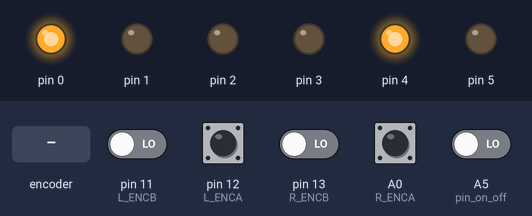
The program below on a simulated Teensy 4. On the bench: output pins drawn as LEDs (lit = HIGH). The test bench sets the inputs (shaded band); at power-on: A0 (R_ENCA), pin 12 (L_ENCA) HIGH, A5 (pin_on_off), pin 11 (L_ENCB), pin 13 (R_ENCB) LOW. What the program prints to the serial monitor is not drawn.

Above: at 1.2 s.
1.3 s: rotary encoder on pin 12 (L_ENCA) / pin 11 (L_ENCB) turned 3 steps (first pin leading)
At 2.7 s:
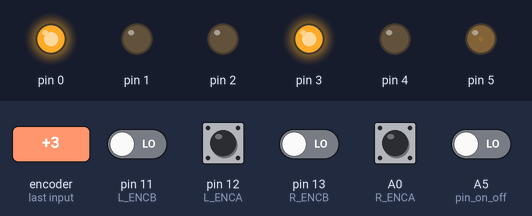
4.3 s: A5 (pin_on_off) driven HIGH
At 4.7 s:
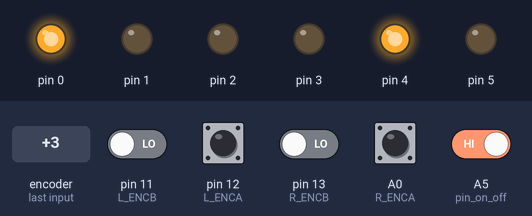
8.8 s: A0 (R_ENCA) pulsed LOW 5 times (0.12 s each, 0.3 s apart)
At 9.45 s:
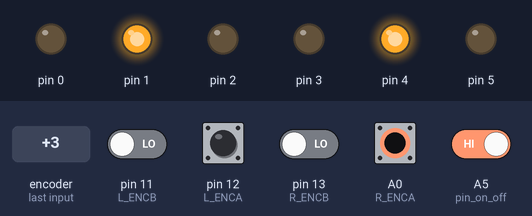
11.8 s: rotary encoder on pin 12 (L_ENCA) / pin 11 (L_ENCB) turned 3 steps (first pin leading)
Timing chart, 0 to 13.1 s (numbered marks = the images above; inputs shaded):
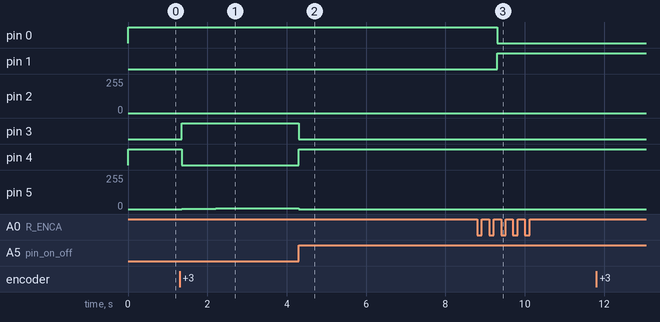

The program:

main.cpp
```cpp
#include <Arduino.h>
#include <rolling_basis.h>
#include <util/atomic.h>

// Mouvement params
#define ACTION_ERROR_AUTH 20
#define TRAJECTORY_PRECISION 40
#define NEXT_POSITION_DELAY 10000
#define INACTIVE_DELAY 400000

// Creation Rolling Basis
#define ENCODER_RESOLUTION 1024
#define CENTER_DISTANCE 27.07
#define WHEEL_DIAMETER 6.1

// Motor Left
#define L_ENCA 12
#define L_ENCB 11
#define L_PWM 5
#define L_IN2 3
#define L_IN1 4

// Motor Right
#define R_ENCA 14
#define R_ENCB 13
#define R_PWM 2
#define R_IN2 1
#define R_IN1 0

float kp = 1.0;
float ki = 0.5; // 0003
float kd = 0.0;
byte max_pwm = 100;

Rolling_Basis *rolling_basis_ptr = new Rolling_Basis(ENCODER_RESOLUTION, CENTER_DISTANCE, WHEEL_DIAMETER, max_pwm, TRAJECTORY_PRECISION, INACTIVE_DELAY);

#define BALADE_SIZE 4
short action_index = 0;

Action action0 = create_action(0.0, 0.0  , NEXT_POSITION_DELAY, ACTION_ERROR_AUTH);
Action action1 = create_action(50.0, 0.0 , NEXT_POSITION_DELAY, ACTION_ERROR_AUTH);
Action action2 = create_action(50.0, 20.0, NEXT_POSITION_DELAY, ACTION_ERROR_AUTH);
Action action3 = create_action(0.0, 0.0, NEXT_POSITION_DELAY, ACTION_ERROR_AUTH);
/*
Action action2 = create_action(50.0, 20.0, NEXT_POSITION_DELAY, ACTION_ERROR_AUTH);
Action action3 = create_action(50.0, 0.0, NEXT_POSITION_DELAY, ACTION_ERROR_AUTH);
*/

Action balade_model[BALADE_SIZE] = {action0, action1, action2, action3};
Action balade[BALADE_SIZE];

/******* Attach Interrupt *******/
inline void left_motor_read_encoder()
{
  if (digitalRead(L_ENCB) > 0)
    rolling_basis_ptr->left_motor->ticks++;
  else
    rolling_basis_ptr->left_motor->ticks--;
}

inline void right_motor_read_encoder()
{
  if (digitalRead(R_ENCB) > 0)
    rolling_basis_ptr->right_motor->ticks++;
  else
    rolling_basis_ptr->right_motor->ticks--;
}

// Pin ON / OFF
byte pin_on_off = 19;

// Globales variables
long right_ticks = 0;
long left_ticks = 0;

// Return to start position delay
int return_start_position_delay = 400000;
Action return_to_start_position = create_action(0.0, 0.0, NEXT_POSITION_DELAY, ACTION_ERROR_AUTH);

void setup()
{
  Serial.begin(9600);
  pinMode(pin_on_off, INPUT);

  // motors init
  analogWriteFrequency(R_PWM, 60000);
  analogWriteFrequency(L_PWM, 60000);

  rolling_basis_ptr->init_right_motor(R_IN1, R_IN2, R_PWM, R_ENCA, R_ENCB, kp, kd, ki, 1.0, 0);
  rolling_basis_ptr->init_left_motor(L_IN1, L_IN2, L_PWM, L_ENCA, L_ENCB, kp, kd, ki, 1.0, 0);
  rolling_basis_ptr->init_motors();
  attachInterrupt(digitalPinToInterrupt(L_ENCA), left_motor_read_encoder, RISING);
  attachInterrupt(digitalPinToInterrupt(R_ENCA), right_motor_read_encoder, RISING);

  // Init balade
  memcpy(balade, balade_model, sizeof(Action) * BALADE_SIZE);
}

void loop()
{
  rolling_basis_ptr->odometrie_handle();
  // Authorize to move ?
  if (digitalRead(pin_on_off))
  {
    // Must return to start position ?
    if (millis() > (long)return_start_position_delay)
      rolling_basis_ptr->action_handle(&return_to_start_position);
    // Do classic trajectory
    else if (action_index < BALADE_SIZE)
    {
      ATOMIC_BLOCK(ATOMIC_RESTORESTATE)
      {
        right_ticks = rolling_basis_ptr->right_motor->ticks;
        left_ticks = rolling_basis_ptr->left_motor->ticks;
      }

      // If there is an action to complete
      if (0 <= action_index && action_index < BALADE_SIZE)
        rolling_basis_ptr->action_handle(&balade[action_index]);

      // Next coords if the current is done
      if (balade[action_index].start_rotation == false && balade[action_index].move_forward == false && balade[action_index].end_rotation == false)
        action_index++;
    }
    else
      rolling_basis_ptr->keep_current_position(right_ticks, left_ticks);
  }
  else
    rolling_basis_ptr->keep_current_position(right_ticks, left_ticks);

  /*
    // No out of range
  if (action_index >= BALADE_SIZE)
  {
    action_index = 0;
    memcpy(balade, balade_model, sizeof(Action) * BALADE_SIZE);
  }
  */
  byte mvt_state = 0;
  if (balade[action_index].start_rotation) mvt_state = 0;
  if (balade[action_index].move_forward)   mvt_state = 1;
  if (balade[action_index].end_rotation)   mvt_state = 2;

  Serial.println(
      // String("RIGHT :") + String(rolling_basis_ptr->right_motor->ticks) +
      // String(" LEFT :") + String(rolling_basis_ptr->left_motor->ticks) +
      String(" CURSOR ") + String(balade[action_index].ticks_cursor) +
      String(" TICKS ") + String(balade[action_index].ticks) +
      String(" TRIGHT ") + String(balade[action_index].ticks_cursor - abs(rolling_basis_ptr->right_motor->ticks - balade[action_index].right_ref)) +
      String(" TLEFT ") + String(balade[action_index].ticks_cursor - abs(rolling_basis_ptr->left_motor->ticks - balade[action_index].left_ref)) +
      String(" X ") + String(rolling_basis_ptr->X) + String(" Y ") +
      String(rolling_basis_ptr->Y) + String(" THETA ") +
      String(rolling_basis_ptr->THETA) + String(" Action -> ") +
      String(action_index) + String(" cpt -> ") +
      String(balade[action_index].end_movement_cpt) +
      String(" ssState ") + String(mvt_state) +
      String(" State ") + String(digitalRead(pin_on_off))
  );
}
```

Measured:
- after the input at 1.3 s, pin 3: LOW → HIGH after 0.05 s; pin 4: HIGH → LOW after 0.05 s; pin 5: moves from 0/255 to 7/255 over 2.9 s, starting after 0.05 s
- after the input at 4.3 s, pin 3: HIGH → LOW at once; pin 4: LOW → HIGH at once
- after the input at 8.8 s, pin 2, pin 5: stays 0/255 (without the input it goes to 132/255 after 1.1 s)
